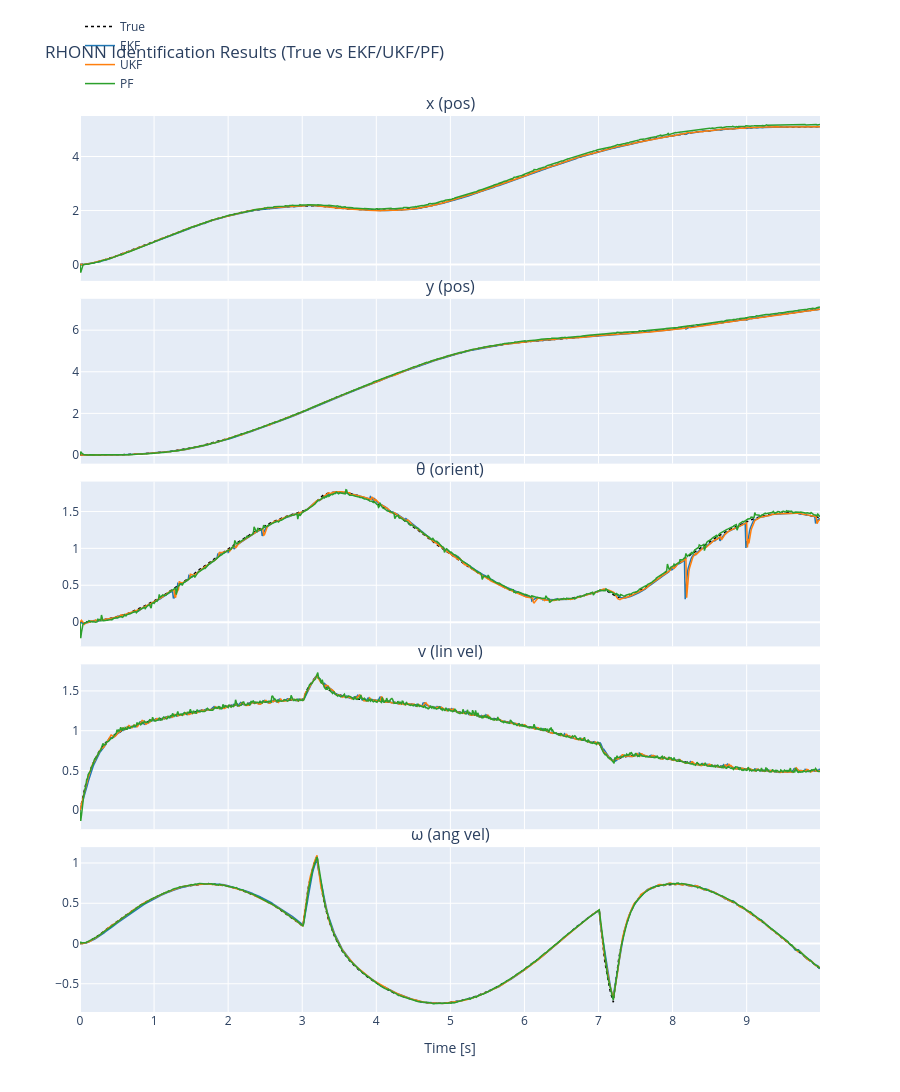
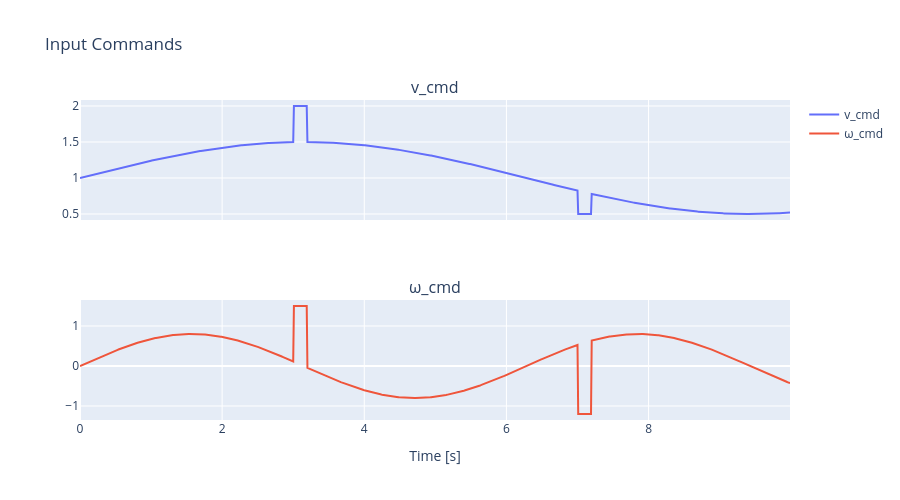

Notebook code for these charts, in order:
### Code cell
# Plot identification results: True vs EKF/UKF/PF estimates

# Combined figure per state (rows: x, y, θ, v, ω)
fig = make_subplots(
    rows=5, cols=1, shared_xaxes=True, vertical_spacing=0.02,
    subplot_titles=state_names
)

colors = {
    "true": "black",
    "ekf": "#1f77b4",
    "ukf": "#ff7f0e",
    "pf": "#2ca02c",
}

for idx in range(5):
    # True (using EKF simulation ground truth for reference)
    fig.add_trace(
        go.Scatter(x=t, y=x_true_ekf[:, idx], name="True", mode="lines",
                   line=dict(color=colors["true"], width=1.5, dash="dot"),
                   legendgroup=f"state{idx}", showlegend=(idx == 0)),
        row=idx+1, col=1
    )
    # Estimates
    fig.add_trace(
        go.Scatter(x=t, y=x_est_ekf[:, idx], name="EKF", mode="lines",
                   line=dict(color=colors["ekf"], width=1.5),
                   legendgroup=f"state{idx}", showlegend=(idx == 0)),
        row=idx+1, col=1
    )
    fig.add_trace(
        go.Scatter(x=t, y=x_est_ukf[:, idx], name="UKF", mode="lines",
                   line=dict(color=colors["ukf"], width=1.5),
                   legendgroup=f"state{idx}", showlegend=(idx == 0)),
        row=idx+1, col=1
    )
    fig.add_trace(
        go.Scatter(x=t, y=x_est_pf[:, idx], name="PF", mode="lines",
                   line=dict(color=colors["pf"], width=1.5),
                   legendgroup=f"state{idx}", showlegend=(idx == 0)),
        row=idx+1, col=1
    )

fig.update_layout(
    title="RHONN Identification Results (True vs EKF/UKF/PF)",
    height=1200,
    legend=dict(orientation="h", yanchor="bottom", y=1.02, xanchor="left", x=0)
)
fig.update_xaxes(title_text="Time [s]", row=5, col=1)
fig.show()

# Plot input commands v_cmd and ω_cmd
fig_inputs = make_subplots(rows=2, cols=1, shared_xaxes=True, subplot_titles=["v_cmd", "ω_cmd"])
fig_inputs.add_trace(go.Scatter(x=t, y=u_hist[:, 0], name="v_cmd", mode="lines"), row=1, col=1)
fig_inputs.add_trace(go.Scatter(x=t, y=u_hist[:, 1], name="ω_cmd", mode="lines"), row=2, col=1)
fig_inputs.update_layout(title="Input Commands", height=500)
fig_inputs.update_xaxes(title_text="Time [s]", row=2, col=1)
fig_inputs.show()

### Figure 1 — Plotly figure (JSON) as saved in the notebook; plotly's stock layout.template omitted (floating-point values rounded to 4 significant figures; data arrays with more than 128 entries replaced by an {"elided": "..."} marker saying what was removed)
{"data": [{"legendgroup": "state0", "line": {"color": "black", "dash": "dot", "width": 1.5}, "mode": "lines", "name": "True", "showlegend": true, "type": "scatter", "x": {"elided": "1000 float values"}, "xaxis": "x", "y": {"elided": "1000 float values"}, "yaxis": "y"}, {"legendgroup": "state0", "line": {"color": "#1f77b4", "width": 1.5}, "mode": "lines", "name": "EKF", "showlegend": true, "type": "scatter", "x": {"elided": "1000 float values"}, "xaxis": "x", "y": {"elided": "1000 float values"}, "yaxis": "y"}, {"legendgroup": "state0", "line": {"color": "#ff7f0e", "width": 1.5}, "mode": "lines", "name": "UKF", "showlegend": true, "type": "scatter", "x": {"elided": "1000 float values"}, "xaxis": "x", "y": {"elided": "1000 float values"}, "yaxis": "y"}, {"legendgroup": "state0", "line": {"color": "#2ca02c", "width": 1.5}, "mode": "lines", "name": "PF", "showlegend": true, "type": "scatter", "x": {"elided": "1000 float values"}, "xaxis": "x", "y": {"elided": "1000 float values"}, "yaxis": "y"}, {"legendgroup": "state1", "line": {"color": "black", "dash": "dot", "width": 1.5}, "mode": "lines", "name": "True", "showlegend": false, "type": "scatter", "x": {"elided": "1000 float values"}, "xaxis": "x2", "y": {"elided": "1000 float values"}, "yaxis": "y2"}, {"legendgroup": "state1", "line": {"color": "#1f77b4", "width": 1.5}, "mode": "lines", "name": "EKF", "showlegend": false, "type": "scatter", "x": {"elided": "1000 float values"}, "xaxis": "x2", "y": {"elided": "1000 float values"}, "yaxis": "y2"}, {"legendgroup": "state1", "line": {"color": "#ff7f0e", "width": 1.5}, "mode": "lines", "name": "UKF", "showlegend": false, "type": "scatter", "x": {"elided": "1000 float values"}, "xaxis": "x2", "y": {"elided": "1000 float values"}, "yaxis": "y2"}, {"legendgroup": "state1", "line": {"color": "#2ca02c", "width": 1.5}, "mode": "lines", "name": "PF", "showlegend": false, "type": "scatter", "x": {"elided": "1000 float values"}, "xaxis": "x2", "y": {"elided": "1000 float values"}, "yaxis": "y2"}, {"legendgroup": "state2", "line": {"color": "black", "dash": "dot", "width": 1.5}, "mode": "lines", "name": "True", "showlegend": false, "type": "scatter", "x": {"elided": "1000 float values"}, "xaxis": "x3", "y": {"elided": "1000 float values"}, "yaxis": "y3"}, {"legendgroup": "state2", "line": {"color": "#1f77b4", "width": 1.5}, "mode": "lines", "name": "EKF", "showlegend": false, "type": "scatter", "x": {"elided": "1000 float values"}, "xaxis": "x3", "y": {"elided": "1000 float values"}, "yaxis": "y3"}, {"legendgroup": "state2", "line": {"color": "#ff7f0e", "width": 1.5}, "mode": "lines", "name": "UKF", "showlegend": false, "type": "scatter", "x": {"elided": "1000 float values"}, "xaxis": "x3", "y": {"elided": "1000 float values"}, "yaxis": "y3"}, {"legendgroup": "state2", "line": {"color": "#2ca02c", "width": 1.5}, "mode": "lines", "name": "PF", "showlegend": false, "type": "scatter", "x": {"elided": "1000 float values"}, "xaxis": "x3", "y": {"elided": "1000 float values"}, "yaxis": "y3"}, {"legendgroup": "state3", "line": {"color": "black", "dash": "dot", "width": 1.5}, "mode": "lines", "name": "True", "showlegend": false, "type": "scatter", "x": {"elided": "1000 float values"}, "xaxis": "x4", "y": {"elided": "1000 float values"}, "yaxis": "y4"}, {"legendgroup": "state3", "line": {"color": "#1f77b4", "width": 1.5}, "mode": "lines", "name": "EKF", "showlegend": false, "type": "scatter", "x": {"elided": "1000 float values"}, "xaxis": "x4", "y": {"elided": "1000 float values"}, "yaxis": "y4"}, {"legendgroup": "state3", "line": {"color": "#ff7f0e", "width": 1.5}, "mode": "lines", "name": "UKF", "showlegend": false, "type": "scatter", "x": {"elided": "1000 float values"}, "xaxis": "x4", "y": {"elided": "1000 float values"}, "yaxis": "y4"}, {"legendgroup": "state3", "line": {"color": "#2ca02c", "width": 1.5}, "mode": "lines", "name": "PF", "showlegend": false, "type": "scatter", "x": {"elided": "1000 float values"}, "xaxis": "x4", "y": {"elided": "1000 float values"}, "yaxis": "y4"}, {"legendgroup": "state4", "line": {"color": "black", "dash": "dot", "width": 1.5}, "mode": "lines", "name": "True", "showlegend": false, "type": "scatter", "x": {"elided": "1000 float values"}, "xaxis": "x5", "y": {"elided": "1000 float values"}, "yaxis": "y5"}, {"legendgroup": "state4", "line": {"color": "#1f77b4", "width": 1.5}, "mode": "lines", "name": "EKF", "showlegend": false, "type": "scatter", "x": {"elided": "1000 float values"}, "xaxis": "x5", "y": {"elided": "1000 float values"}, "yaxis": "y5"}, {"legendgroup": "state4", "line": {"color": "#ff7f0e", "width": 1.5}, "mode": "lines", "name": "UKF", "showlegend": false, "type": "scatter", "x": {"elided": "1000 float values"}, "xaxis": "x5", "y": {"elided": "1000 float values"}, "yaxis": "y5"}, {"legendgroup": "state4", "line": {"color": "#2ca02c", "width": 1.5}, "mode": "lines", "name": "PF", "showlegend": false, "type": "scatter", "x": {"elided": "1000 float values"}, "xaxis": "x5", "y": {"elided": "1000 float values"}, "yaxis": "y5"}], "layout": {"annotations": [{"font": {"size": 16}, "showarrow": false, "text": "x (pos)", "x": 0.5, "xanchor": "center", "xref": "paper", "y": 1, "yanchor": "bottom", "yref": "paper"}, {"font": {"size": 16}, "showarrow": false, "text": "y (pos)", "x": 0.5, "xanchor": "center", "xref": "paper", "y": 0.796, "yanchor": "bottom", "yref": "paper"}, {"font": {"size": 16}, "showarrow": false, "text": "θ (orient)", "x": 0.5, "xanchor": "center", "xref": "paper", "y": 0.592, "yanchor": "bottom", "yref": "paper"}, {"font": {"size": 16}, "showarrow": false, "text": "v (lin vel)", "x": 0.5, "xanchor": "center", "xref": "paper", "y": 0.388, "yanchor": "bottom", "yref": "paper"}, {"font": {"size": 16}, "showarrow": false, "text": "ω (ang vel)", "x": 0.5, "xanchor": "center", "xref": "paper", "y": 0.184, "yanchor": "bottom", "yref": "paper"}], "height": 1200, "legend": {"orientation": "h", "x": 0, "xanchor": "left", "y": 1.02, "yanchor": "bottom"}, "title": {"text": "RHONN Identification Results (True vs EKF/UKF/PF)"}, "xaxis": {"anchor": "y", "domain": [0, 1], "matches": "x5", "showticklabels": false}, "xaxis2": {"anchor": "y2", "domain": [0, 1], "matches": "x5", "showticklabels": false}, "xaxis3": {"anchor": "y3", "domain": [0, 1], "matches": "x5", "showticklabels": false}, "xaxis4": {"anchor": "y4", "domain": [0, 1], "matches": "x5", "showticklabels": false}, "xaxis5": {"anchor": "y5", "domain": [0, 1], "title": {"text": "Time [s]"}}, "yaxis": {"anchor": "x", "domain": [0.816, 1]}, "yaxis2": {"anchor": "x2", "domain": [0.612, 0.796]}, "yaxis3": {"anchor": "x3", "domain": [0.408, 0.592]}, "yaxis4": {"anchor": "x4", "domain": [0.204, 0.388]}, "yaxis5": {"anchor": "x5", "domain": [0, 0.184]}}}

### Figure 2 — Plotly figure (JSON) as saved in the notebook; plotly's stock layout.template omitted (floating-point values rounded to 4 significant figures; data arrays with more than 128 entries replaced by an {"elided": "..."} marker saying what was removed)
{"data": [{"mode": "lines", "name": "v_cmd", "type": "scatter", "x": {"elided": "1000 float values"}, "xaxis": "x", "y": {"elided": "1000 float values"}, "yaxis": "y"}, {"mode": "lines", "name": "ω_cmd", "type": "scatter", "x": {"elided": "1000 float values"}, "xaxis": "x2", "y": {"elided": "1000 float values"}, "yaxis": "y2"}], "layout": {"annotations": [{"font": {"size": 16}, "showarrow": false, "text": "v_cmd", "x": 0.5, "xanchor": "center", "xref": "paper", "y": 1, "yanchor": "bottom", "yref": "paper"}, {"font": {"size": 16}, "showarrow": false, "text": "ω_cmd", "x": 0.5, "xanchor": "center", "xref": "paper", "y": 0.375, "yanchor": "bottom", "yref": "paper"}], "height": 500, "title": {"text": "Input Commands"}, "xaxis": {"anchor": "y", "domain": [0, 1], "matches": "x2", "showticklabels": false}, "xaxis2": {"anchor": "y2", "domain": [0, 1], "title": {"text": "Time [s]"}}, "yaxis": {"anchor": "x", "domain": [0.625, 1]}, "yaxis2": {"anchor": "x2", "domain": [0, 0.375]}}}
